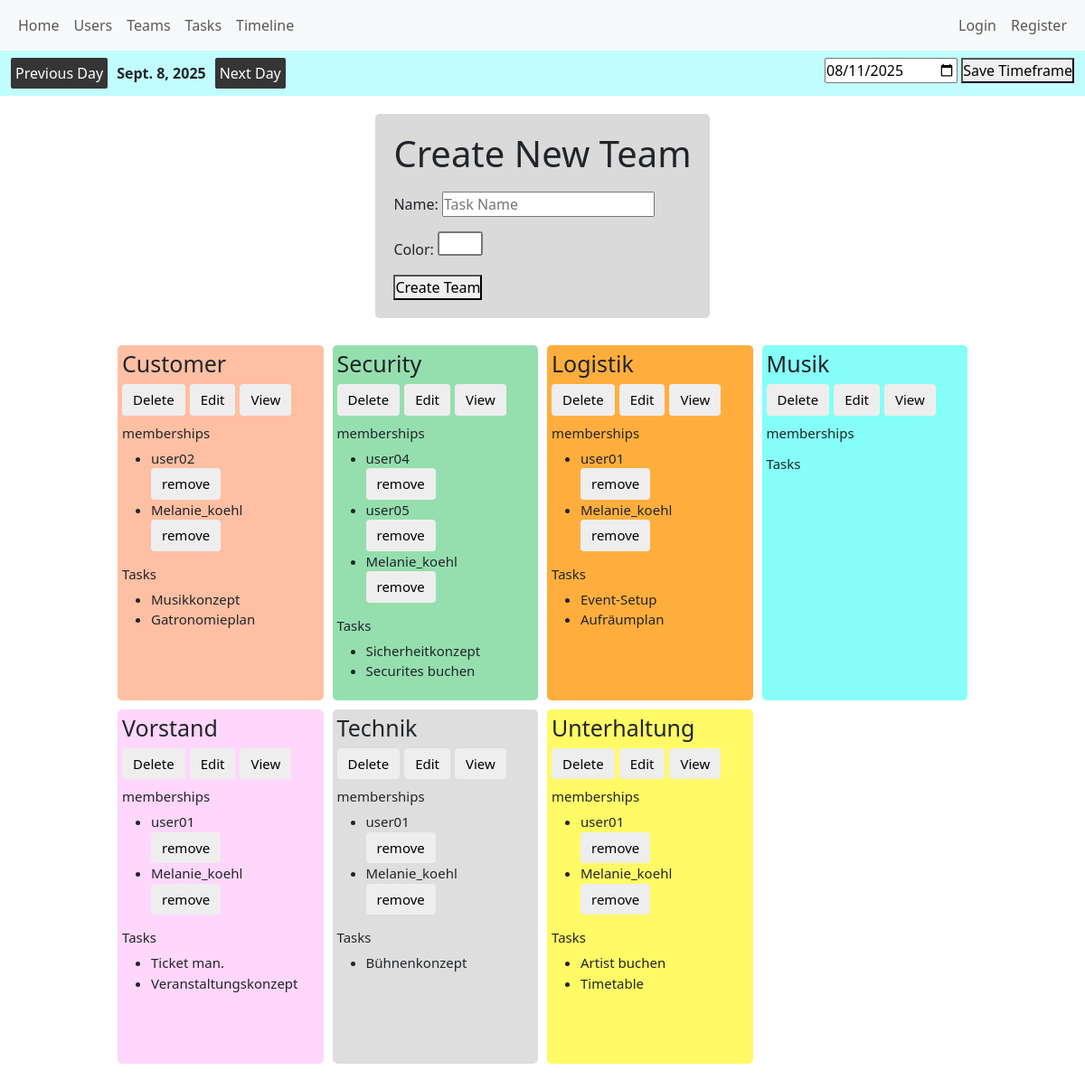
The page /users/teams on the database as committed earlier.
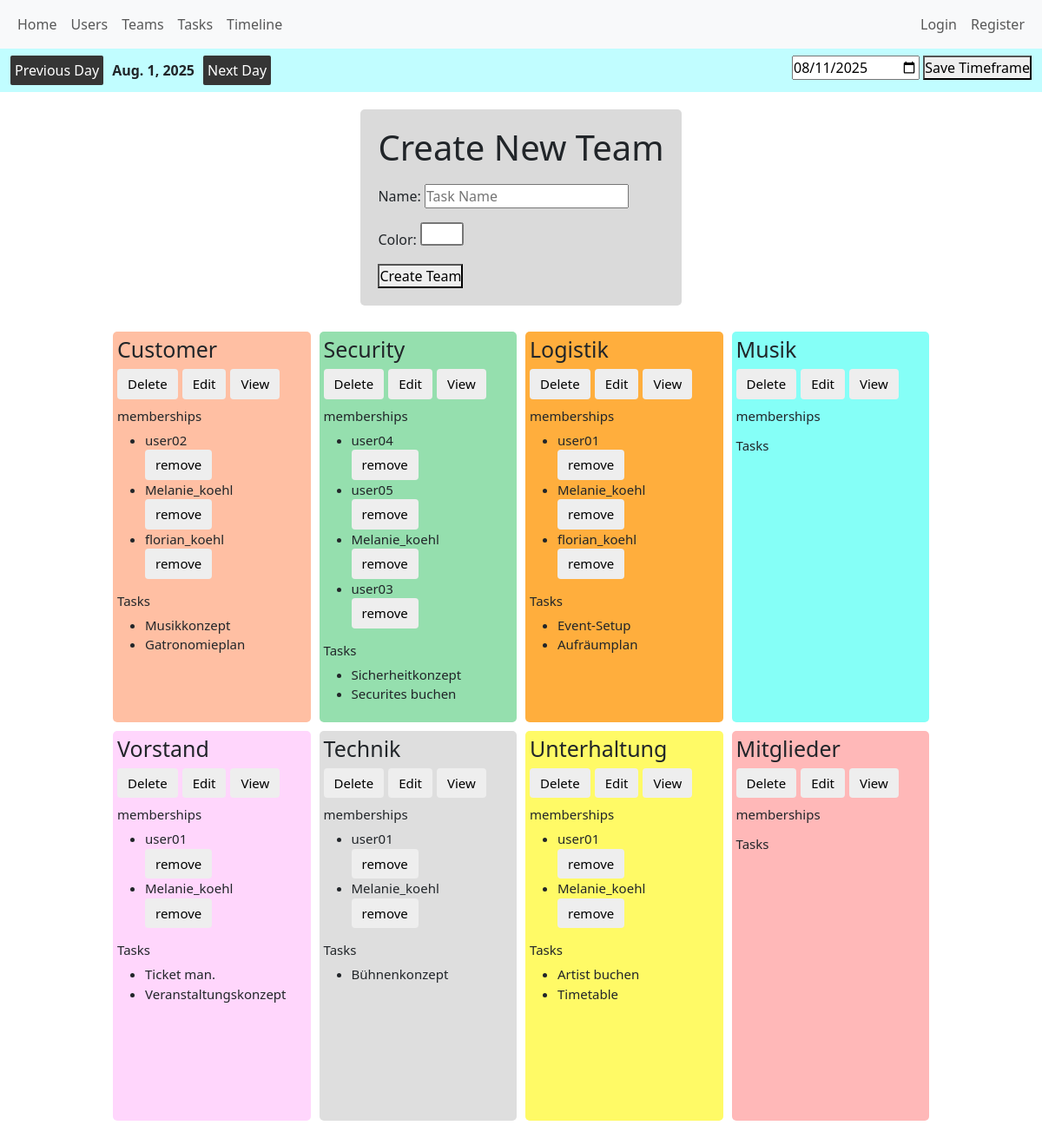
The same page on the database as committed later.
### distributor/models.py (models this page shows, shortened)
class Project(models.Model):
    start_date = models.DateField()
    end_date = models.DateField()
    order_counter = models.IntegerField(default=0)
    current_date = models.DateField(default=date.today)

class Task(models.Model):
    name = models.CharField(max_length=100)
    team = models.ForeignKey(Team, on_delete=models.SET_NULL, null=True, blank=True)
    process = models.ForeignKey(Process, on_delete=models.CASCADE, null=True, blank=True, related_name='milestones')
    loops = models.IntegerField(default=0)
    priority = models.IntegerField(default=0)
    difficulty = models.IntegerField(default=0)
    approval_required = models.BooleanField(default=False)
    generated_deadline = models.DateField(null=True, blank=True)
    position = models.IntegerField(null=True, blank=True)
    hierarchy_in_process = models.IntegerField(default=0)
    initial_dependencies = models.ManyToManyField(
    "self",
    through="TaskDependency",
    through_fields=("presuccessor", "successor"),
    symmetrical=False,
    related_name="required_by",
    blank=True,
)
    def __str__(self):
        if self.process:
            return f"{self.process} - {self.name}"
        else:
            return f"{self.name}"

### users/models.py (models this page shows, shortened)
class Team(models.Model):
    name = models.CharField(max_length=100)
    color = models.CharField(max_length=7, default="#FFFFFF")
    schedule_flag = models.BooleanField(default=False)

class TeamMembership(models.Model):
    user = models.ForeignKey('CustomUser', on_delete=models.CASCADE, related_name='team_memberships')
    team = models.ForeignKey('Team', on_delete=models.CASCADE, related_name='user_memberships')
    ROLE_CHOICES = (
        ('member', 'Member'),
        ('lead', 'Team Lead'),
        ('observer', 'Observer'),
    )
    role_in_team = models.CharField(max_length=20, choices=ROLE_CHOICES, default='member')
    joined_at = models.DateTimeField(auto_now_add=True)
    class Meta:
        unique_together = ('user', 'team')  # Prevent duplicate memberships

class CustomUser(AbstractUser):
    ROLE_CHOICES = (
        ("member", "Member"),
        ("team_lead", "Team Lead"),
        ("supervisor", "Supervisor"),
    )
    role = models.CharField(max_length=50, choices=ROLE_CHOICES)

### users/views.py (the view)
# urls.py: path('teams', views.teams, name='teams'),
def teams(request):
    all_teams = Team.objects.all()
    team_form = TeamCreationForm()
    context = {
        'team_form': team_form,
        'all_teams': all_teams
    }
    return render(request, 'users/teams.html', context)

### distributor/forms.py
class ProjectTimeframeForm(forms.ModelForm):
    class Meta:
        model = Project
        fields = ["start_date", "end_date"]
        widgets = {
            'start_date': forms.DateInput(attrs={'id': 'start_date_input_project', 'placeholder': 'Start Date', 'type': 'date'}),
            'end_date': forms.DateInput(attrs={'id': 'end_date_input_project', 'placeholder': 'End Date', 'type': 'date'})
        }

class DefineCurrentDate(forms.ModelForm):
    class Meta:
        model = Project
        fields = ['current_date']
        widgets = {'current_date': forms.DateInput(attrs={'id': 'current_date_input', 'placeholder': 'Current Date', 'type': 'date'})}

### distributor/context_processors.py (called while the page is built)
def global_project_timeframe_form(request):
    return {
        "global_project_timeframe_form": ProjectTimeframeForm(),
    }

def global_project_timeframe(request):
    project_time_frame = Project.objects.first()
    if project_time_frame:
        return {
            "global_project_timeframe": project_time_frame,
        }
    else:
        return {
            "global_project_timeframe": 'No values picked yet',
        }

### users/templates/users/teams.html (shortened to what this page needs)
{% extends 'users/base.html' %}
{% load team_tags %}
{% block content %}
    <div class="create_team_form">
        <h1>Create New Team</h1>
        <form method="POST" action="{% url 'create_team' %}">
            {{ team_form.as_p }}
            <button type="submit">Create Team</button>
        </form>
    </div>
    {% show_all_teams %}
{% endblock %}

### users/templates/users/base.html (shortened to what this page needs)
{% load static %}
<!DOCTYPE html>
<html lang="en">
<head>
    <link href="https://cdn.jsdelivr.net/npm/bootstrap@5.3.7/dist/css/bootstrap.min.css" rel="stylesheet"
>
    <link rel="stylesheet" href="{% static 'css/style.css' %}">
</head>
<body>
<header>
    <nav class="navbar navbar-expand-lg bg-body-tertiary">
        <div class="container-fluid">
            <div class="collapse navbar-collapse" id="navbarNav">
                <ul class="navbar-nav">
                    <div class="internal_navbar_container">
                        <div class="common_links_base_navbar">
                            <li>
                                <a class="nav-link" href='{% url 'home' %}'>Home</a>
                            </li>
                            <li class="nav-item">
                                <a class="nav-link" href="{% url 'users' %}">Users</a>
                            </li>
                            <li class="nav-item">
                                <a class="nav-link" href="{% url 'teams' %}">Teams</a>
                            </li>
                            <li class="nav-item">
                                <a class="nav-link" href="{% url 'tasks' %}">Tasks</a>
                            </li>
                            <li class="nav-item">
                                <a class="nav-link" href="{% url 'timeline' %}">Timeline</a>
                            </li>
                        </div>
                        <div class="user_view">
                            {% if user.is_authenticated %}
                                {% if number_new_messages > 0 %}
                                    <a id="new_message_global" class="nav-link" href="{% url 'view_messages' user.id %}">{{ number_new_messages }} new</a>
                                {% endif %}
                                <a class="nav-link" href="{% url 'profile_page' user.id %}">{{ user }}</a>
                                <a class="nav-link" href="{% url 'logout_view' %}">Logout</a>
                            {% else %}
                                <a class="nav-link" href="{% url 'login_view' %}">Login</a>
                                <a class="nav-link" href="{% url 'register_view' %}">Register</a>
                            {% endif %}
                        </div>
                    </div>
                </ul>
            </div>
        </div>
    </nav>
<nav id="prototype_tester" class="navbar navbar-expand-lg bg-body-tertiary">
        <div class="container-fluid">
            <ul class="navbar-nav">
                <ul class="navbar-nav">
                    <div class="prototype_workflow">
                        <div class="next_and_previous_buttons">
                            <form method="POST" action="{% url 'current_date_previous_date' %}">
                                <button>Previous Day</button>
                            </form>
                            <strong>
                                {{ project.current_date }}
                            </strong>
                            <form method="POST" action="{% url 'current_date_next_date' %}">
                                <button>Next Day</button>
                            </form>
                        </div>
                        <div class="change_current_date_forms">
                            <form method="POST" action="{% url 'define_current_date' %}">
                                {{ global_define_current_date_form.current_date }}
                                <button type="submit">Save Timeframe</button>
                            </form>
                        </div>
                    </div>
                </ul>
            </ul>
        </div>
    </nav>
</header>
<main>
    {% block content %}
    {% endblock %}
</main>
</body>
</html>

### users/templates/components/comp_display_single_team_medium.html (shortened to what this page needs)
<div style="background-color: {{ team.color }}" class="display_team_medium">
    <div class="team_content">
        <div class="team_content_upper_part">
            <div class="team_content_header">
                <h1>{{ team.name }}</h1>
                <div class="team_essential_buttons_container">
                    <form method="POST" action="{% url 'delete_team' team.id %}">
                        <button class="user_essential_button"  type="submit">Delete</button>
                    </form>
                    <form method="POST" action="{% url 'edit_team_page' team.id %}">
                        <button class="user_essential_button" type="submit">Edit</button>
                    </form>
                    <form method="POST" action="{% url 'view_team_page' team.id %}">
                        <button class="user_essential_button" type="submit">View</button>
                    </form>
                </div>
            </div>
            <div class="team_content_memberships_and_tasks">
                <h3>memberships</h3>
                <ul>
                    {% for membership in memberships %}
                        <li>{{ membership.user.username }}
                            <form method="POST" action="{% url 'remove_user_from_team' team.id membership.user.id %}">
                                <button class="user_essential_button" type="submit">remove</button>
                            </form>
                        </li>
                    {% endfor %}
                </ul>
                <h3>Tasks</h3>
                <ul>
                    {% for tasks in team.task_set.all %}
                        <li>{{ tasks }}</li>
                    {% endfor %}
                </ul>
            </div>
        </div>
    </div>
</div>

Rows that differ between the two databases and show on the page:
changed Project: current_date "Sept. 8, 2025" → "Aug. 1, 2025"
added TeamMembership: user.username "florian_koehl", shown under Team "Customer"
added TeamMembership: user.username "user03", shown under Team "Security"
added TeamMembership: user.username "florian_koehl", shown under Team "Logistik"
added Team: name "Mitglieder"
